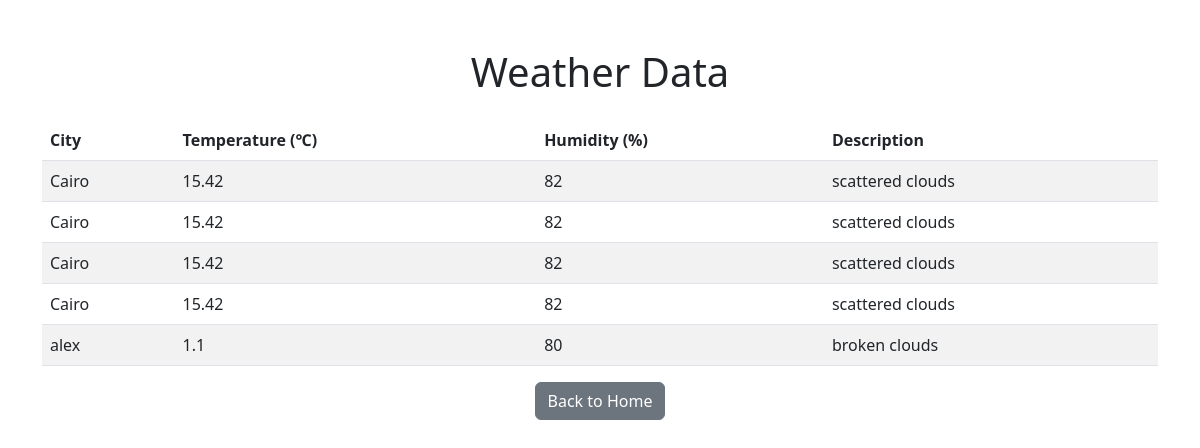
Before: /weather with the older database file.
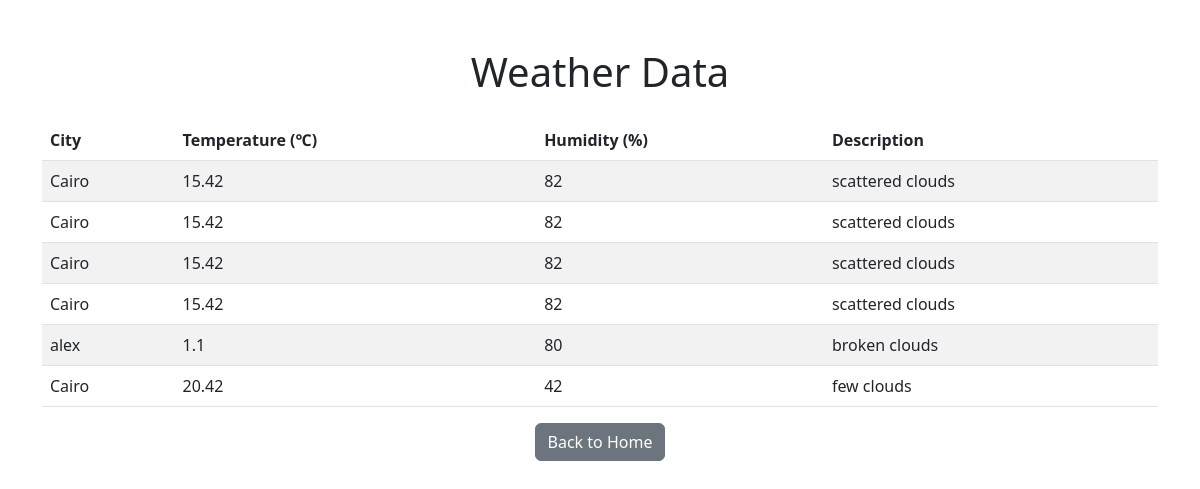
After: the same page with the newer database file.
### tables this page shows
CREATE TABLE weather (
                id INTEGER PRIMARY KEY AUTOINCREMENT,
                city TEXT NOT NULL,
                temperature REAL,
                humidity INTEGER,
                description TEXT
            );

### app.py (the view)
@app.route('/weather')
def weather():
    with sqlite3.connect(DB_FILE) as conn:
        cursor = conn.cursor()
        cursor.execute('SELECT city, temperature, humidity, description FROM weather')
        data = cursor.fetchall()
    return render_template('weather.html', weather_data=data)

### templates/weather.html (shortened to what this page needs)
<!DOCTYPE html>
<html lang="en">
  <head>
    <link
      href="https://cdn.jsdelivr.net/npm/bootstrap@5.3.0-alpha1/dist/css/bootstrap.min.css"
      rel="stylesheet"
    />
  </head>
  <body>
    <div class="container mt-5">
      <h1 class="text-center">Weather Data</h1>
      <table class="table table-striped table-hover mt-4">
        <thead>
          <tr>
            <th>City</th>
            <th>Temperature (&#8451;)</th>
            <th>Humidity (%)</th>
            <th>Description</th>
          </tr>
        </thead>
        <tbody>
          {% for city, temperature, humidity, description in weather_data %}
          <tr>
            <td>{{ city }}</td>
            <td>{{ temperature }}</td>
            <td>{{ humidity }}</td>
            <td>{{ description }}</td>
          </tr>
          {% endfor %}
        </tbody>
      </table>
      <div class="text-center">
        <a href="/" class="btn btn-secondary">Back to Home</a>
      </div>
    </div>
  </body>
</html>

Changed rows visible on the page:
added weather: city "Cairo", temperature "20.42", humidity "42", description "few clouds"
